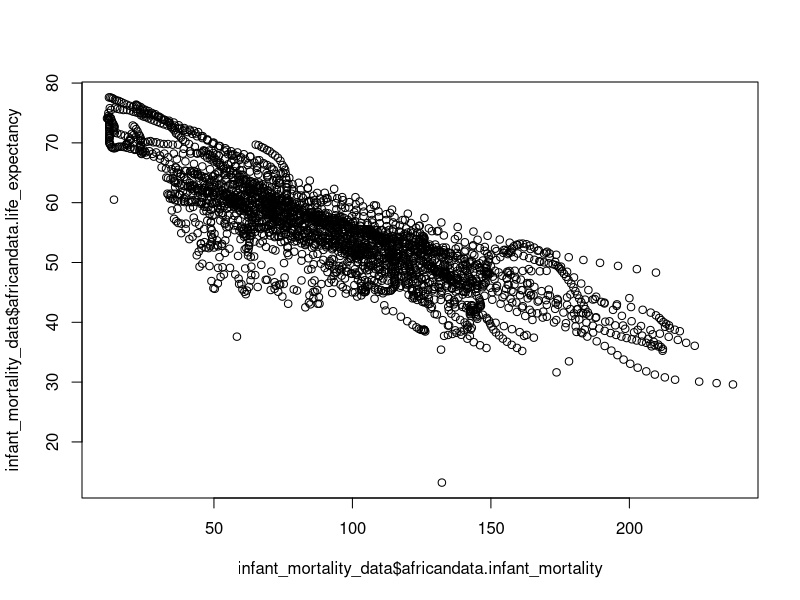
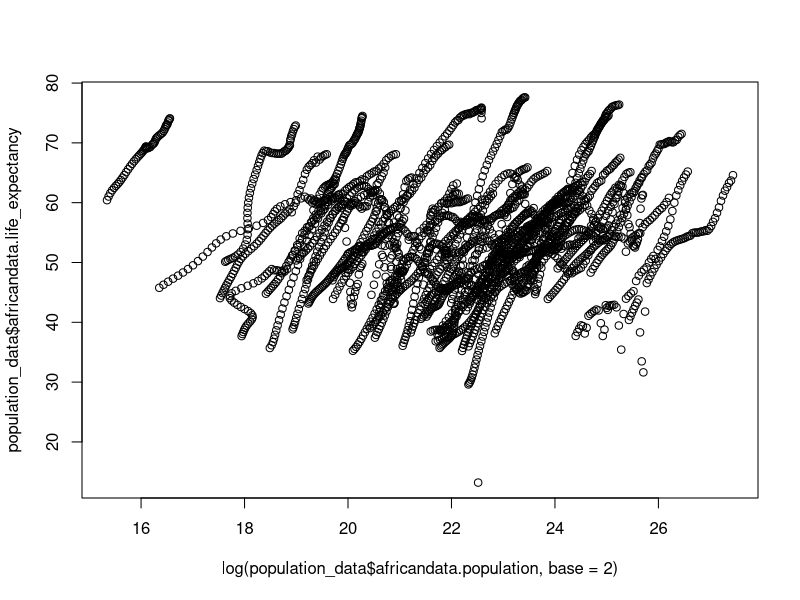
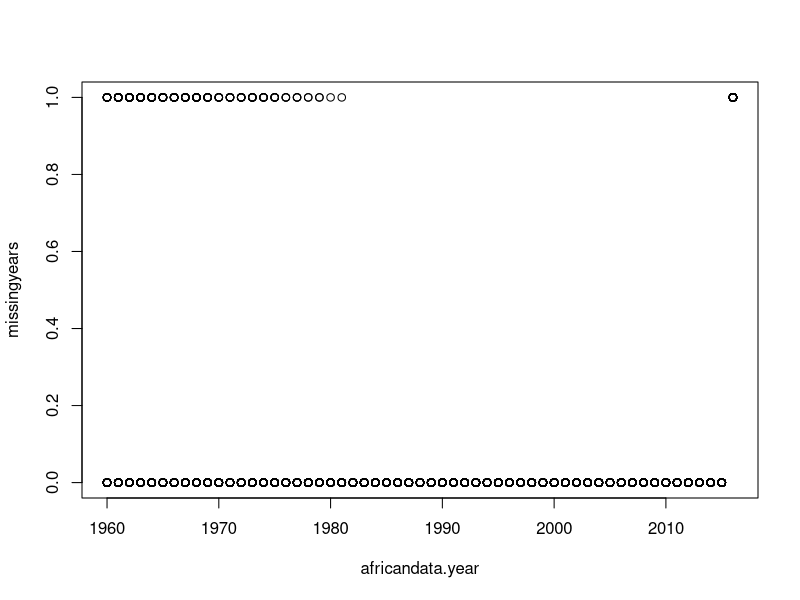

Write R code to recreate these figures, in order. (Note: this script raises an error after producing the figures.)
## ---- chunk 1
library(dslabs)

# only run the next command interactively, not in a script
# help(gapminder)  
# get an overview of data structure
str(gapminder)

# get a summary of data
summary(gapminder)

# determine the type of object gapminder is
class(gapminder)
## ---- chunk 2
africandata <- subset(gapminder, continent %in% "Africa") #subsetting data for african countries

# get an overview of data structure
str(africandata)

# get a summary of data
summary(africandata)

# determine the type of object gapminder is
class(africandata)

africandata #display 2907 rows, 9 columns
## ---- chunk 3
infant_mortality_data <- data.frame(africandata$infant_mortality, africandata$life_expectancy) #making a dataframe for infant mortality
infant_mortality_data #display 2907 rows, 2 columns

population_data <- data.frame(africandata$population, africandata$life_expectancy) #making a dataframe for infant mortality
population_data #display 2907 rows, 2 columns
## ---- chunk 4
# get an overview of data structure
str(infant_mortality_data)

# get a summary of data
summary(infant_mortality_data)
## ---- chunk 5
# get an overview of data structure
str(population_data)

# get a summary of data
summary(population_data)
## ---- chunk 6
 #ploting infant mortality vs life expectancy
 plot(infant_mortality_data$africandata.infant_mortality, infant_mortality_data$africandata.life_expectancy)
 
## ---- chunk 7
 #ploting population vs life expectancy
 plot(log(population_data$africandata.population, base = 2), population_data$africandata.life_expectancy)
 
# In both plots, streak patterns occur because each country contributes multiple times across different years and they tend to grow.
## ---- chunk 8
missingyears <- is.na(infant_mortality_data$africandata.infant_mortality)

missingyears_df <- data.frame(africandata$year, missingyears)

plot(missingyears_df)

## ---- chunk 9
africandata_year2000 <- subset(africandata, year %in% 2000)

# get an overview of data structure
str(africandata_year200)

# get a summary of data
summary(africandata_year200)
## ---- chunk 10
#replotting only year 2000
plot(africandata_year2000$infant_mortality, africandata_year2000$life_expectancy)

plot(log(africandata_year2000$population, base = 2), africandata_year2000$life_expectancy)
## ---- chunk 11
#lm base on year 2000

fit1 <- lm(life_expectancy ~ infant_mortality, data = africandata_year2000)
summary(fit1)

fit2 <- lm(life_expectancy ~ population, data = africandata_year2000)
summary(fit2)
